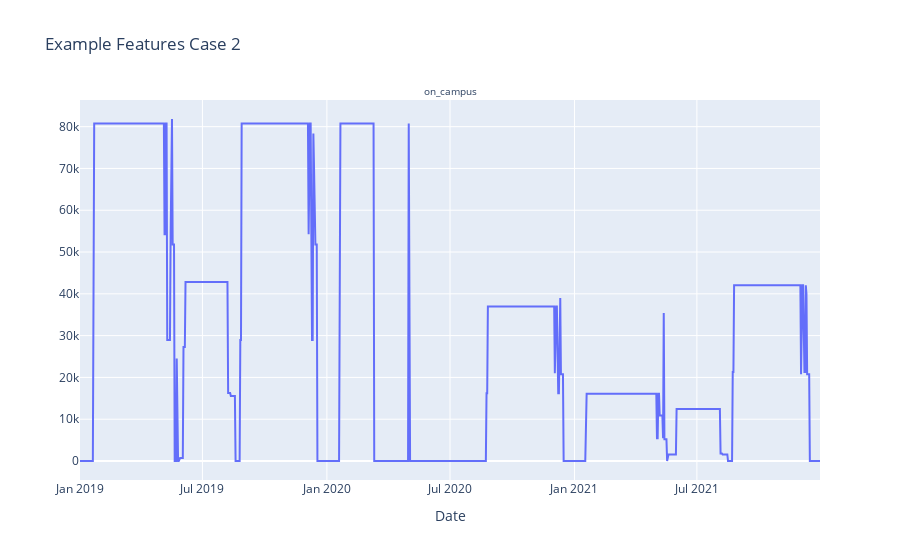

Source (notebook cell):
### Code cell
plot_case_features(df_case_2, 'Case 2')

### Figure 1 — Plotly figure (JSON) as saved in the notebook; plotly's stock layout.template omitted (floating-point values rounded to 4 significant figures; data arrays with more than 128 entries replaced by an {"elided": "..."} marker saying what was removed)
{"data": [{"mode": "lines", "name": "on_campus", "type": "scatter", "x": {"elided": "1092 str values"}, "xaxis": "x", "y": {"elided": "1092 int values"}, "yaxis": "y"}], "layout": {"annotations": [{"font": {"size": 10}, "showarrow": false, "text": "on_campus", "x": 0.5, "xanchor": "center", "xref": "paper", "y": 1, "yanchor": "bottom", "yref": "paper"}], "title": {"text": "Example Features Case 2"}, "xaxis": {"anchor": "y", "domain": [0, 1], "title": {"text": "Date"}}, "yaxis": {"anchor": "x", "domain": [0, 1]}}}
